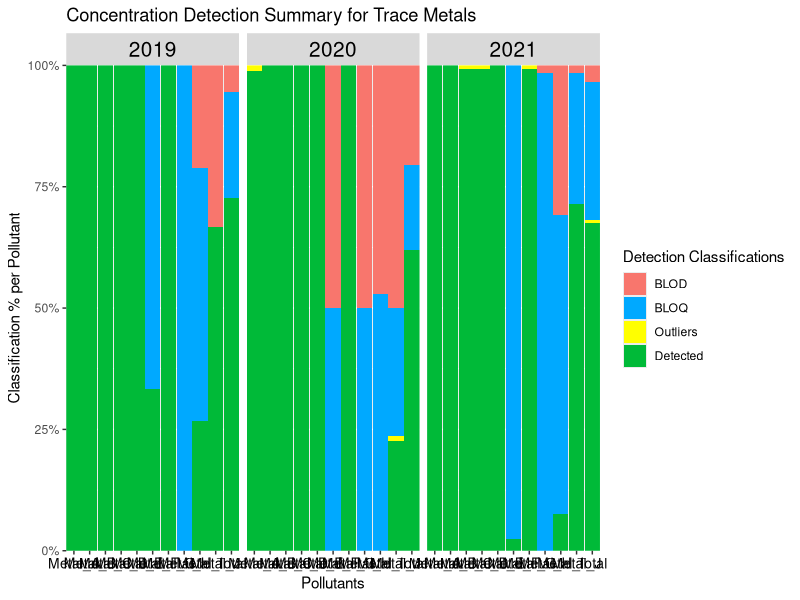
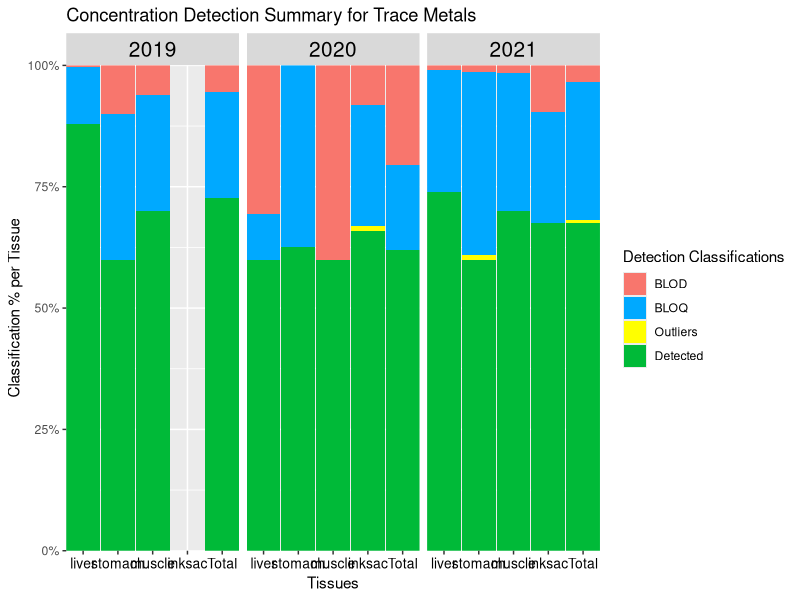
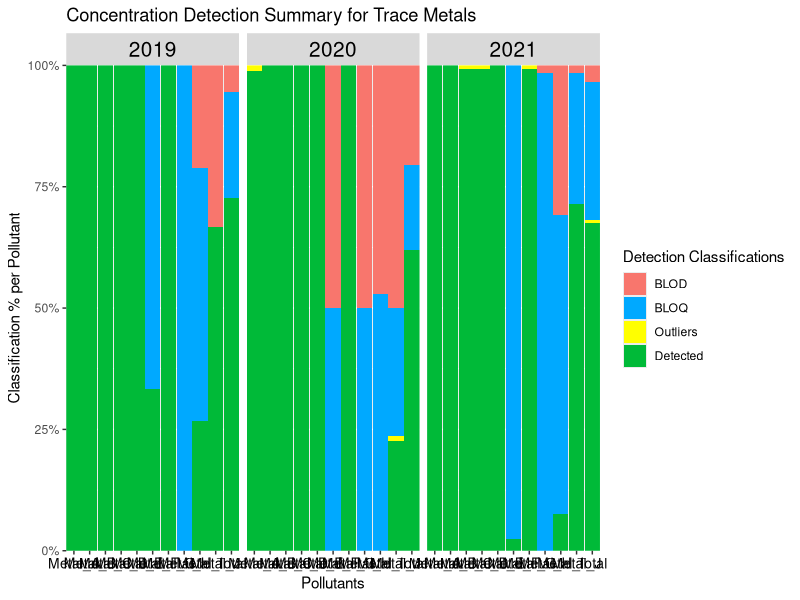
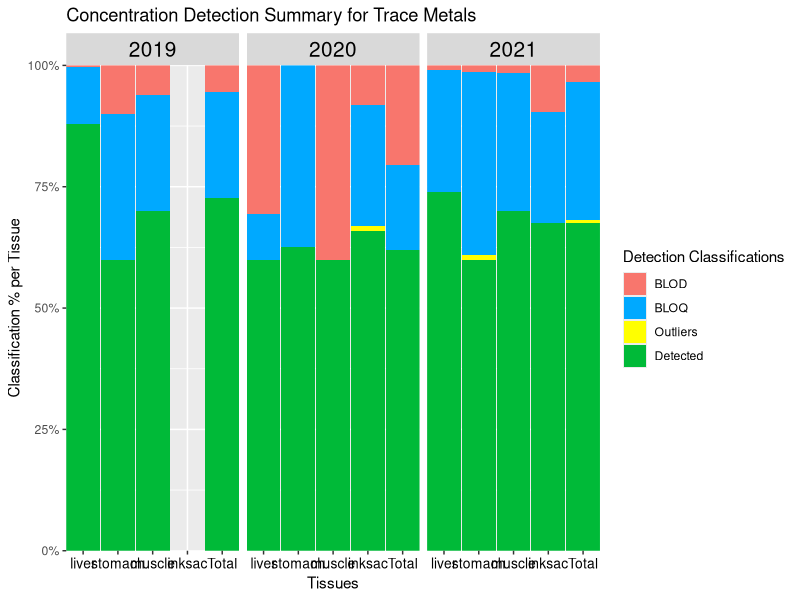

Write the R code that produced these figures, in order.
#LOADING LIBRARIES----
library(ggplot2)  # For plotting graphs
library(grid) # for creating, modifying, and arranging graphical objects ("grobs") like text, lines, rectangles, and complex layouts.
library(dplyr) # for data manipulation
library(tidyr) # For a collection of R packages used for data manipulation and visualization.
library(stringr) # For String Manipulation
library(tibble) # for modern, user-friendly reimagining of data frames with better printing and subsetting features.
library(openxlsx) # for  reading, writing, and editing Excel files directly from R.



#Data Processor Function before doing analysis
#IT is recommended that the 'Keep_LOQ_values' argument remain as FALSE to remove all values below blank control (BB) or LOQ (BLOQ) to get a more accurate figure for the number of outliers within the dataset for the detection summary otherwise it will also classify values that are BB or BLOQ  as outliers leading to double counting.
process_dataset_for_detection_summary <- function(data, keep_LOQ_values=FALSE) {
  # Check if the dataset is Trace Metals.
  if (grepl("Metal", colnames(data)[16])) {
    
    # Processing for Trace Metals dataset
    data <- data %>%
      relocate(1:15, colnames(data)[16:25]) %>%
      mutate(across(4, ~ paste0(., ".")))  # Add "." to column 4
    
    # FUNCTIONS TO HELP MODIFY ID NUMBERS FOR FURTHER ANALYSIS (HM)
    ID_num_modifier <- function(x){#padding 0 to first two digits
      if (str_detect(substring(x[4],1,2),"\\.") == TRUE){ 
        modified_id=paste('0',substring(x[4],1,))
        modified_id<- gsub(" ", "",  modified_id)
        x[4] <- gsub(substring(x[4],1,), modified_id,  x[4])
      }
      return(x)
    }
    
    
    # Apply the 'ID_num_modifier' function and remove "." from the 'Area' column for data version 1 with numerical values as concentrationentrations
    data1 <- as.data.frame(t(apply(data, MARGIN = 1, ID_num_modifier)))
    data1$ID_num <- gsub("\\.", "", data1$ID_num)
    
    # Apply the 'ID_num_modifier' function and remove "." from the 'Area' column for data version 2 with classification groups (categorical values) representing concentration values
    data2 <- as.data.frame(t(apply(data, MARGIN = 1, ID_num_modifier)))
    data2$ID_num <- gsub("\\.", "", data2$ID_num)
    
    if(keep_LOQ_values == FALSE){
      cat("The LOQ values were replaced with 0.\n")
      # Replace "BLOQ" values with 0 in the relevant columns (16:25)
      data1[, 16:25] <- lapply(data1[, 16:25], gsub, pattern = ".*BLOQ.*", replacement = 0)
      data1[,c(16:25)] <- lapply(data1[,c(16:25)], gsub, pattern = ".*BB.*", replacement = 0)
      data1[,c(16:25)] <- lapply(data1[,c(16:25)], gsub, pattern = "^0$", replacement = 0)
      data1[,c(16:25)]  <- lapply(data1[,c(16:25)] , gsub, pattern = "N/A", replacement = 0)
      
      data2[,c(16:25)] <- lapply(data2[,c(16:25)], gsub, pattern = ".*BLOQ.*", replacement = 'BLOQ')
      data2[,c(16:25)] <- lapply(data2[,c(16:25)], gsub, pattern = ".*BB.*", replacement = 'BLOQ')
      data2[,c(16:25)] <- lapply(data2[,c(16:25)], gsub, pattern = "^0$", replacement = 'BLOD')
      data2[,c(16:25)]  <- lapply(data2[,c(16:25)] , gsub, pattern = "N/A", replacement = 'BLOD')
      data2[,c(16:25)] <- lapply(data2[,c(16:25)], gsub, pattern = "[0-9.]+", replacement = "Detected")
      return(list(dataset_with_numerical_values=data1, dataset_with_categorical_values=data2))
      
    }else{
      # Removing "BLOQ" and "BB" values in the relevant columns (16:25)
      data1[, 16:25] <- lapply(data1[, 16:25], gsub, pattern = " BLOQ", replacement = "")
      data1[,c(16:25)] <- lapply(data1[,c(16:25)], gsub, pattern = " BB", replacement = "")
      data1[,c(16:25)] <- lapply(data1[,c(16:25)], gsub, pattern = "^0$", replacement = 0)
      data1[,c(16:25)]  <- lapply(data1[,c(16:25)] , gsub, pattern = "N/A", replacement = 0)
      
      data2[,c(16:25)] <- lapply(data2[,c(16:25)], gsub, pattern = ".*BLOQ.*", replacement = 'BLOQ')
      data2[,c(16:25)] <- lapply(data2[,c(16:25)], gsub, pattern = ".*BB.*", replacement = 'BLOQ')
      data2[,c(16:25)] <- lapply(data2[,c(16:25)], gsub, pattern = "^0$", replacement = 'BLOD')
      data2[,c(16:25)]  <- lapply(data2[,c(16:25)] , gsub, pattern = "N/A", replacement = 'BLOD')
      data2[,c(16:25)] <- lapply(data2[,c(16:25)], gsub, pattern = "[0-9.]+", replacement = "Detected")
      
      process_with_user_input <- function() {
        # Ask the user if they want to keep LOQ values
        keep_loq <- readline(prompt = "Do you want to keep the original LOQ values? (yes/no): ")
        
        if (tolower(keep_loq) == "yes") {
          cat("You chose to keep LOQ values.\n")
          return("Keep LOQ") # Return a clear message indicating the choice
        } else if (tolower(keep_loq) == "no") {
          multiplier <- NA
          while (is.na(multiplier)) {
            user_input <- readline(prompt = "What number do you want to multiply the LOQ values by? ")
            multiplier <- suppressWarnings(as.numeric(user_input))
            
            if (is.na(multiplier)) {
              cat("Invalid input. Please enter a numeric value.\n")
            }
          }
          
          cat("You chose a multiplier of ", multiplier, ".\n")
          return(multiplier) # Return the chosen multiplier
        } else {
          cat("Invalid input. Please answer with 'yes' or 'no'.\n")
          return(NULL) # Return NULL for invalid input
        }
      }
      
      # To get user input for 
      user_choice <- process_with_user_input()
      
      # Modify "BLOQ" and "BB" values with userinput in the relevant columns (16:25)
      process_data <- function(data, multiplier) {
        # Validate user input
        if (is.na(multiplier)) {
          stop("Invalid multiplier. Please enter a numeric value.")
        }
        
        data1[, 16:25] <- lapply(16:25, function(index) {
          column <- data[[index]]  # Extract the column
          # Identify which values contain "BLOQ" or "BB"
          bloq_bb_mask <- grepl(" BLOQ| BB", column)
          # Remove "BLOQ" and "BB" text and convert to numeric
          cleaned_column <- suppressWarnings(as.numeric(gsub(" BLOQ| BB", "", column)))
          
          # Multiply only the masked values by the multiplier
          if (is.numeric(multiplier)) {
            cleaned_column[bloq_bb_mask] <- cleaned_column[bloq_bb_mask] * multiplier
          }
          
          # Return the updated column
          return(cleaned_column)
        })
        
        # Return the updated dataset
        return(list(dataset_with_numerical_values=data1, dataset_with_categorical_values=data2))
      }
      data1 <-process_data(data, user_choice)
      #return(list(dataset_with_numerical_values=data1, dataset_with_categorical_values=data2))
    }
    
  } else {
    # Processing for Organic Compounds dataset
    data <- data %>%
      relocate(Area, .after = ID_num) %>%
      mutate(across(4, ~ paste0(., ".")))  # Add "." to column 4
    
    # Convert column 6 to lowercase
    data[, 6] <- tolower(data[, 6])
    
    
    # FUNCTIONS TO HELP MODIFY ID NUMBERS FOR FURTHER ANALYSIS (HM)
    ID_num_modifier <- function(x){#padding 0 to first two digits
      if (str_detect(substring(x[4],1,2),"\\.") == TRUE){ 
        sk=paste('0',substring(x[4],1,))
        sk<- gsub(" ", "",  sk)
        x[4] <- gsub(substring(x[4],1,), sk,  x[4])
      }
      return(x)
    }
    
    # Apply the 'ID_num_modifier' function and remove "." from the 'Area' column for data version 1 with numerical values as concentrations
    data1 <- as.data.frame(t(apply(data, MARGIN = 1, ID_num_modifier)))
    data1$ID_num <- gsub("\\.", "", data1$ID_num)
    
    # Apply the 'ID_num_modifier' function and remove "." from the 'Area' column for data version 2 with classification groups representing concentration values
    data2 <- as.data.frame(t(apply(data, MARGIN = 1, ID_num_modifier)))
    data2$ID_num <- gsub("\\.", "", data2$ID_num)
    
    if(keep_LOQ_values == FALSE){
      cat("The LOQ values were replaced with 0.\n")
      # Replace "BLOQ", "N/A", and "0" values with 0 in the relevant columns (16:19)
      data1[, 16:19] <- lapply(data1[, 16:19], gsub, pattern = ".*BLOQ.*", replacement = 0)
      data1[, 16:19] <- lapply(data1[, 16:19], gsub, pattern = "N/A", replacement = 0)
      data1[, 16:19] <- lapply(data1[, 16:19], gsub, pattern = "^0$", replacement = 0)
      
      data2[,c(16:19)] <- lapply(data2[,c(16:19)], gsub, pattern = ".*BLOQ.*", replacement = 'BLOQ')
      data2[,c(16:19)] <- lapply(data2[,c(16:19)], gsub, pattern = "^0$", replacement = 'BLOD')
      data2[,c(16:19)]  <- lapply(data2[,c(16:19)] , gsub, pattern = "N/A", replacement = 'BLOD')
      data2[,c(16:19)] <- lapply(data2[,c(16:19)], gsub, pattern = "[0-9.]+", replacement = "Detected")
      
      return(list(dataset_with_numerical_values=data1, dataset_with_categorical_values=data2))
      
    }else{
      # Removing "BLOQ" and  values in the relevant columns (16:19)
      data1[, 16:19] <- lapply(data1[, 16:19], gsub, pattern = " BLOQ", replacement = "")
      data1[, 16:19] <- lapply(data1[, 16:19], gsub, pattern = "N/A", replacement = 0)
      data1[, 16:19] <- lapply(data1[, 16:19], gsub, pattern = "^0$", replacement = 0)
      
      data2[,c(16:19)] <- lapply(data2[,c(16:19)], gsub, pattern = ".*BLOQ.*", replacement = 'BLOQ')
      data2[,c(16:19)] <- lapply(data2[,c(16:19)], gsub, pattern = "^0$", replacement = 'BLOD')
      data2[,c(16:19)]  <- lapply(data2[,c(16:19)] , gsub, pattern = "N/A", replacement = 'BLOD')
      data2[,c(16:19)] <- lapply(data2[,c(16:19)], gsub, pattern = "[0-9.]+", replacement = "Detected")
      
      process_with_user_input <- function() {
        # Ask the user if they want to keep LOQ values
        keep_loq <- readline(prompt = "Do you want to keep LOQ values? (yes/no): ")
        
        if (tolower(keep_loq) == "yes") {
          cat("You chose to keep LOQ values.\n")
          return("Keep LOQ") # Return a clear message indicating the choice
        } else if (tolower(keep_loq) == "no") {
          multiplier <- NA
          
          while (is.na(multiplier)) {
            user_input <- readline(prompt = "What number do you want to multiply the LOQ values by? ")
            multiplier <- suppressWarnings(as.numeric(user_input))
            
            if (is.na(multiplier)) {
              cat("Invalid input. Please enter a numeric value.\n")
            }
          }
          
          cat("You chose a multiplier of ", multiplier, ".\n")
          return(multiplier) # Return the chosen multiplier
        } else {
          cat("Invalid input. Please answer with 'yes' or 'no'.\n")
          return(NULL) # Return NULL for invalid input
        }
      }
      
      # To get user input for 
      user_choice <- process_with_user_input()
      
      # Modify "BLOQ" and "BB" values with userinput in the relevant columns (16:25)
      process_data <- function(data, multiplier) {
        # Validate user input
        if (is.na(multiplier)) {
          stop("Invalid multiplier. Please enter a numeric value.")
        }
        data1[, 16:19] <- lapply(16:19, function(index) {
          column <- data[[index]]  # Extract the column
          # Identify which values contain "BLOQ" or "BB"
          bloq_bb_mask <- grepl(" BLOQ| BB", column)
          # Remove "BLOQ" and "BB" text and convert to numeric
          cleaned_column <- suppressWarnings(as.numeric(gsub(" BLOQ| BB", "", column)))
          
          # Multiply only the masked values by the multiplier
          if (is.numeric(multiplier)) {
            cleaned_column[bloq_bb_mask] <- cleaned_column[bloq_bb_mask] * multiplier
          }
          
          # Return the updated column
          return(cleaned_column)
        })
        # Return the updated dataset
        return(list(dataset_with_numerical_values=data1, dataset_with_categorical_values=data2))
      }
      data1 <-process_data(data, user_choice)
      #return(list(dataset_with_numerical_values=data1, dataset_with_categorical_values=data2))
    }
  }
}


# Data Processing for Trace Metals dataset
tracemetals_data <- read.csv("Squid_Conc_Anly/1-Data_Prep/Fnl_Res_For_Anly/Fnl_Mres_mgkg.csv", header = TRUE)
datasets_for_trace_metals <- process_dataset_for_detection_summary(tracemetals_data, keep_LOQ_values = FALSE) 


# Data Processing for Organic Compounds dataset
organiccompounds_data <- read.csv("Squid_Conc_Anly/1-Data_Prep/Fnl_Res_For_Anly/Fnl_Ores_mgkg.csv", header = TRUE)
datasets_for_organic_compounds <- process_dataset_for_detection_summary(organiccompounds_data, keep_LOQ_values = FALSE)




#HELPER FUNCTIONS FOR PROCESSING DATA

#This helper function iterates through the dataset_for_numerical_values_per_tissue by row in the concentration column. If the concentration is three times the mean of the other concentrations within that dataset then it is flagged as an outlier. It also counts the number of outliers for each tissue in each year. 
#x=dataset_for_numerical_values_per_tissue which has already been subsetted per pollutant 
#y=input_dataset_numerical_values which is the initial dataset loaded before being subsetted.
outliercheck <- function(x, y){
  if (grepl("Metal", colnames(y)[16])) {
    column_range <- 16:25
    z<-y
  }else{
    column_range <- 16:19
    z<-y
  }
  
  #preparing empty lists to store results
  list0 <- list()
  list0names <- c()
  count_outliers<- c()
  
  #For loop iterates over dataset_for_numerical_values_per_tissue to find outlier based on compliance check. It iterates over each value within that dataset and if the value is three times the mean of the other values within that dataset then it is flagged as an outlier.
  for (row in 1:nrow(x)){
    if((as.numeric(x[row,'concentration']))>(3*mean(as.numeric(x[-row,'concentration'])))){
      count_outliers <- append(count_outliers, 1)
      x[row,'outlier'] <- 'yes'
    }else{
      count_outliers <- append(count_outliers, 0)
      x[row,'outlier'] <- 'no'
    }
  }
  
  #This dataset gives the  number of outliers for each tissue per pollutant and labelled as outlier count.
  final_count_outliers <- sum(count_outliers)
  list0<-append(list(final_count_outliers),list0, 0)
  name0 <- paste("summarized_categorical_values_1", sep = "")
  list0names <- append(list0names,name0)
  
  #This dataset tells you which value within the subsetted dataset is considered an outlier based on the rules set.
  list0<-append(list(x),list0, 0)
  name0 <- paste("outlier_detection_dataset1", sep = "")
  list0names <- append(list0names,name0)
  
  
  #NEED TO RECHECK THIS BECAUSE I MIGHT NOT NEED IT
  list0<-append(list(z),list0, 0)
  name0 <- paste("partial_input_dataset", sep = "")
  list0names <- append(list0names,name0)
  
  #Returning list to be further processsed
  return(outlier_dataset_list=list0)
}


#This helper function iterates uses the data_list input and subsets both the numerical and categoral datasets per year, pollutant and tissue for detailed processing of data distribution which includes summarizing the data per year, tissue and pollutant to find out which and how many of the concentration values using the classification categories (detected, below limit of quantification (BLOQ) and below limit of detection (BLOD) and Below blank control (BB)). In addition it uses the outliercheck function to detect and summarize the number of outliers in each subsetted dataset and returns summarized dataframes showing the detected outlier values and final datasets where the outliers are removed or not based on the users preference. It also returns the summarized categorical dataset showing the number of values for each category per year, pollutant and tissue.
summarizing_and_subsetting_datasets <- function (x, y, classification_categories, status_levels, column_range){
  
  
  #LOADING INPUT DATASETS
  #Loading datasets from lists to be subsetted later for data distribution processing
  Subset_of_dataset_with_numerical_values <- x[,c(column_range,1,3,6)]
  Subset_of_dataset_with_categorical_values <- y[,c(column_range,1,3,6)]
  
  
  
  input_dataset_numerical_values<-x #saving the dataset_with_numerical_values as the input dataset for outliercheck and fiinal_dataset creation
  #print(input_dataset_numerical_values)
  
  #loading classification categories
  {if(!is.na(classification_categories[1]))category1<-(classification_categories[1])}
  {if(!is.na(classification_categories[2]))category2<-(classification_categories[2])}
  {if(!is.na(classification_categories[3]))category3<-(classification_categories[3])}
  
  
  #HOUSEKEEPING BEFORE PROCESSING
  #Getting column names from datasets
  column_names <- colnames(input_dataset_numerical_values)[column_range]
  
  
  
  #arranging tissues into a vector specifically to rank them accoriding to toxicity (from tissue with highest toxicity to lowest)
  tissues <- c('liver', 'stomach', 'muscle', 'inksac')
  
  #Saving years as levels for for loop
  years <- levels(factor(input_dataset_numerical_values[,3]))
  
  #Changing loaded datasets to long format for further processing
  long_dataset_with_categorical_values <- Subset_of_dataset_with_categorical_values %>% pivot_longer(all_of(column_names), names_to = "pollutant", values_to = "status")
  
  long_dataset_with_numerical_values_no_zero <- Subset_of_dataset_with_numerical_values %>% pivot_longer(all_of(column_names), names_to = "pollutant", values_to = "concentration")%>%subset(concentration !=0)
  
  
  #CREATING EMPTY DATAFRAMES
  #Empty dataframe to store the accumulated yearly total for the categorical values to be visualized later
  summarized_categorical_values_full <- data.frame(matrix(ncol=8, nrow = 0), check.names = FALSE)
  colnames(summarized_categorical_values_full)<-c('year', 'pollutant', 'Tissue', 'Total_N', classification_categories, 'Outliers')
  
  #Empty dataset for outlier detection using numerical dataset
  full_dataset_for_outlier_detection_using_numerical_values <- data.frame(matrix(ncol=5, nrow = 0), check.names = FALSE)
  colnames(full_dataset_for_outlier_detection_using_numerical_values)<-c('year','Tissue', 'pollutant', 'concentration', 'outlier')
  
  #Empty dataset for outlier count.
  summarized_categorical_values_1 <- data.frame(matrix(ncol=8, nrow = 0), check.names = FALSE)
  colnames(summarized_categorical_values_1)<-c('year', 'pollutant', 'Tissue', 'Total_N', classification_categories, 'Outliers')
  
  
  #Empty dataset for accumulated input dataset.
  full_input_dataset <- data.frame(matrix(ncol=ncol(input_dataset_numerical_values), nrow = 0), check.names = FALSE)
  colnames(full_input_dataset)<-colnames(input_dataset_numerical_values)
  
  
  
  #SUBSETTING INPUT DATASETS
  for (h in 1:length(years)){ 
    year <- years[h] 
    # This empty dataset was constructed to record the yearly total for the categorical values to be visualized later
    summarized_categorical_values_1 <- data.frame(matrix(ncol=8, nrow = 0), check.names = FALSE)
    colnames(summarized_categorical_values_1)<-c('year', 'pollutant', 'Tissue', 'Total_N', classification_categories, 'Outliers')
    
    #Empty dataframes for accumulated categirical data
    summarized_categorical_values_2_accumulated <- data.frame(matrix(ncol=8, nrow = 0), check.names = FALSE)
    colnames(summarized_categorical_values_2_accumulated)<-c('year', 'pollutant', 'Tissue', 'Total_N', classification_categories, 'Outliers')
    
    
    long_dataset_with_categorical_values_per_year <-as.data.frame(filter(long_dataset_with_categorical_values, Year==year))
    long_dataset_with_numerical_values_per_year<-as.data.frame(filter(long_dataset_with_numerical_values_no_zero, Year==year))
    
    # Used to subset categorical and numerical datasets per pollutant
    for (i in 1:length(column_names)) {
      pollutant_name <- column_names[i] 
      #Empty dataset for outlier detection using numerical dataset
      outlier_detection_using_numerical_values <- data.frame(matrix(ncol=5, nrow = 0), check.names = FALSE)
      colnames(outlier_detection_using_numerical_values) <-c('year','Tissue', 'pollutant', 'concentration', 'outlier')
      
      
      dataset_for_categorical_values_per_pollutant <-as.data.frame(filter(long_dataset_with_categorical_values_per_year, pollutant==pollutant_name))
      dataset_for_numerical_values_per_pollutant <-as.data.frame(filter(long_dataset_with_numerical_values_per_year, pollutant== pollutant_name))
      
      
      # Used to subset categorical and numerical datasets per tissue
      for(j in 1:length(tissues)){ 
        tissue_name <- tissues[j] 
        dataset_for_categorical_values_per_tissue<-as.data.frame(filter(dataset_for_categorical_values_per_pollutant, Tissue==tissue_name))
        dataset_for_numerical_values_per_tissue<-as.data.frame(filter(dataset_for_numerical_values_per_pollutant, Tissue==tissue_name)%>%mutate(outlier=NA))
        
        
        #summarizing dataset based on the count of each classification category with the final column as the sum of the outlier for the detected values using dataset_for_numerical_values_per_tissue   
        summarized_categorical_values_1[1,1] <- year
        summarized_categorical_values_1[1,2] <- pollutant_name
        summarized_categorical_values_1[1,3] <- tissue_name
        summarized_categorical_values_1[1,4] <- nrow(dataset_for_categorical_values_per_tissue)
        summarized_categorical_values_1[1,5] <- sum(str_count(dataset_for_categorical_values_per_tissue$status,category1))
        summarized_categorical_values_1[1,6] <- sum(str_count(dataset_for_categorical_values_per_tissue$status,fixed(category2)))
        summarized_categorical_values_1[1,7] <- sum(str_count(dataset_for_categorical_values_per_tissue$status,category3))
        # This "if function" is mainly used to accommodate datasets after being subsetted for tissue with at least one or no entries. for example; inksac in 2019.
        if(nrow(dataset_for_numerical_values_per_tissue)>1){
          summarized_categorical_values_1[1,8] <- outliercheck(x=dataset_for_numerical_values_per_tissue, y=input_dataset_numerical_values)[[1]]
          outlier_detection_dataset1 <- outliercheck(x=dataset_for_numerical_values_per_tissue, y=input_dataset_numerical_values)[[2]]
          outlier_detection_using_numerical_values <- rbind(outlier_detection_using_numerical_values, outlier_detection_dataset1)
          partial_input_dataset <- outliercheck(x=dataset_for_numerical_values_per_tissue, y=input_dataset_numerical_values)[[3]]
          full_input_dataset <- rbind(full_input_dataset, partial_input_dataset)
        
        }else{ #If the number of rows for dataset_for_numerical_values_per_tissue is less than 1 then we run below code
          summarized_categorical_values_1[1,8] <- 0 #put 0 for last column in summarized_categorical_values_1 dataset
 
          #Reconstruct the dataset_for_numerical_values_per_tissue to record the dearth in data for this tissue.
          dataset_for_numerical_values_per_tissue[ 1,'Year'] <- paste(year)
          dataset_for_numerical_values_per_tissue[ 1,'pollutant'] <- paste(pollutant_name)
          dataset_for_numerical_values_per_tissue[ 1,'Tissue'] <- paste(tissue_name)
          
          #If the dataset_for_numerical_values_per_tissue has atleast 1 row then we just keep the concentration
          if(nrow(dataset_for_numerical_values_per_tissue)==1){
            dataset_for_numerical_values_per_tissue[1,'concentration'] <- paste(dataset_for_numerical_values_per_tissue[,'concentration'])
          }else{ #If the dataset_for_numerical_values_per_tissue has no rows then we put the concentration as 0
            dataset_for_numerical_values_per_tissue[ 1,'concentration'] <- 0 
          }
          #Whether the dataset_for_numerical_values_per_tissue has 1 or no rows then we record in the last column that there are no outliers sinc there will be no other values to compare that one value of no values with.
          dataset_for_numerical_values_per_tissue[ 1,'outlier'] <- 'no'
          
          #Accumulating the dataset_for_numerical_values_per_tissue for a final dataset for all tissues
          outlier_detection_using_numerical_values <- rbind(outlier_detection_using_numerical_values, dataset_for_numerical_values_per_tissue)
          
        }
        #Accumulating the summarized_categorical_values_1 dataset for a final dataset for all tissues
        summarized_categorical_values_2_accumulated <- rbind(summarized_categorical_values_2_accumulated,summarized_categorical_values_1)
        
      } #Tissue
      #Accumulating the outlier_detection_using_numerical_values dataset for a final dataset for all tissues
      
      full_dataset_for_outlier_detection_using_numerical_values <- rbind(full_dataset_for_outlier_detection_using_numerical_values, outlier_detection_using_numerical_values)
      
      
    }# pollutants
    summarized_categorical_values_full <- rbind(summarized_categorical_values_full,summarized_categorical_values_2_accumulated)
    
    summarized_categorical_values_yearly_total <- data.frame(matrix(ncol=8, nrow = 0), check.names = FALSE)
    colnames(summarized_categorical_values_yearly_total)<-c('year', 'pollutant', 'Tissue', 'Total_N',classification_categories, 'Outliers')
    
    #summarizing datasets based on the count of each classification category using the long_dataset_with_categorical_values_per_year for the yearly categorical values 
    summarized_categorical_values_yearly_total[1,1] <- year
    summarized_categorical_values_yearly_total[1,2] <- 'Total'
    summarized_categorical_values_yearly_total[1,3] <- 'Total'
    summarized_categorical_values_yearly_total[1,4] <- nrow(long_dataset_with_categorical_values_per_year) 
    summarized_categorical_values_yearly_total[1,5] <- sum(str_count(long_dataset_with_categorical_values_per_year$status,category1))
    summarized_categorical_values_yearly_total[1,6] <- sum(str_count(long_dataset_with_categorical_values_per_year$status,fixed(category2)))
    summarized_categorical_values_yearly_total[1,7] <- sum(str_count(long_dataset_with_categorical_values_per_year$status,category3))
    summarized_categorical_values_yearly_total[1,8] <- sum(as.numeric(summarized_categorical_values_full$Outliers))
    #Accumulating the summarized_categorical_values_yearly_total for each year into one dataset.
    summarized_categorical_values_full <- rbind(summarized_categorical_values_full, summarized_categorical_values_yearly_total)
  } #years
  summarized_categorical_values_full1 <- summarized_categorical_values_full
  
  for(row in 1:nrow(summarized_categorical_values_full1)) {
    summarized_categorical_values_full1[row,'Detected'] <- summarized_categorical_values_full1[row,'Detected']-summarized_categorical_values_full1[row,'Outliers']
  }
  status_levels<- status_levels
  final_dataset_categorical_values<- summarized_categorical_values_full1 %>% pivot_longer(all_of(status_levels), names_to = "status", values_to = "values")
  
  
  
  final_dataset_for_plotting_by_tissue <- final_dataset_categorical_values %>%group_by(status, Tissue,pollutant, year) %>%mutate(Percentage = (values/Total_N)* 100) #correct (status, Tissue,pollutant, year)
  
  
  final_dataset_for_plotting_by_pollutants <- final_dataset_categorical_values %>%
    filter(!(Tissue == "inksac" & year == 2019)) %>%  # Remove rows with inksacs and 2019
    group_by(status,pollutant, year) %>%
    mutate(Percentage = (values / Total_N) * 100)
  
  final_dataset_for_plotting_by_tissue[is.na(final_dataset_for_plotting_by_tissue) | final_dataset_for_plotting_by_tissue < 0] = 0
  
  final_dataset_for_plotting_by_pollutants[is.na(final_dataset_for_plotting_by_pollutants) | final_dataset_for_plotting_by_pollutants < 0] = 0

  
  print('Below are the final results from summarizing_and_subsetting_datasets function')
  cat("\n")
  print('This dataset is called summarized_categorical_values_full')
  print(head(summarized_categorical_values_full,10))
  cat("\n")
  cat("\n")
  print('This dataset is called outlier_detection_using_numerical_value')
  print(head(outlier_detection_using_numerical_values,10))
  cat("\n")
  cat("\n")
  print('This dataset is called final_dataset_for_plotting_by_tissues')
  print(head(as.data.frame(final_dataset_for_plotting_by_tissue),10))
  cat("\n")
  cat("\n")
  print('This dataset is called final_dataset_for_plotting_by_pollutants')
  print(head(as.data.frame(final_dataset_for_plotting_by_pollutants),10))
  
  return(list (detection_summary_count=summarized_categorical_values_full, full_dataset_for_outlier_detection_using_numerical_values=full_dataset_for_outlier_detection_using_numerical_values,input_dataset_numerical_values=input_dataset_numerical_values, final_dataset_for_plotting_by_tissue=final_dataset_for_plotting_by_tissue, final_dataset_for_plotting_by_pollutants=final_dataset_for_plotting_by_pollutants))
}


#This helper function iterates through the outlier_detection_using_numerical_values dataset by row. If the outlier column says yes then it picks out the pollutant for that row to match it with the column name from the input_dataset_numerical_values. When it matches based on the same ID, Year and Tissues and if the user chooses keep the outliers in the dataset, they can do so or replace the outliers with 0 and return a new dataset.
#x=outlier_detection_using_numerical_values 
#y=input_dataset_numerical_values
final_dataset_numerical_values <- function(data_list, keep_outliers, column_range){
  
  #LOADING DATASETS FOR PROCESSING 
  outlier_detection_using_numerical_values <-data_list$full_dataset_for_outlier_detection_using_numerical_values
  input_dataset_numerical_values <-data_list$input_dataset_numerical_values
  #FOR LOOP USED TO PROCESS FINAL DATASET
  for (value in 1:nrow(outlier_detection_using_numerical_values)){
    if(outlier_detection_using_numerical_values[value,'outlier']=='yes'){
      contaminant <- unique(outlier_detection_using_numerical_values[value,'pollutant'])
      for(column_index in 1:length(column_range)){
        if(colnames(input_dataset_numerical_values)[column_index+15]!= contaminant){
          next
        }else{
          for (row in 1:nrow(input_dataset_numerical_values)){
            if(outlier_detection_using_numerical_values[value,'ID']==input_dataset_numerical_values[row,'ID'] & outlier_detection_using_numerical_values[value,'Year']==input_dataset_numerical_values[row,'Year'] & outlier_detection_using_numerical_values[value,'Tissue']==input_dataset_numerical_values[row,'Tissue']){
              if (keep_outliers == FALSE){
                input_dataset_numerical_values[row,column_index+15] <- 0
                final_dataset_for_numerical_values <- input_dataset_numerical_values
              }else{
                input_dataset_numerical_values[row,column_index+15]<-input_dataset_numerical_values[row,column_index+15]
                final_dataset_for_numerical_values <- input_dataset_numerical_values
                
              }
              
              final_dataset_for_numerical_values <- input_dataset_numerical_values
            }else{ #If the IDs, Year and Tissue are not equal to each other then it goes to the value in the input_dataset_numerical_values until the IDs, Year and Tissue match up with those from the outlier_detection_using_numerical_values
              next
            }
          }
        }
      }
    }else{ #If outlier is not equal to 'yes' then it goes to the next value 
      next
    }
    
  }
  return(final_dataset_for_numerical_values)
}


#This helper function plots the data distribution for visualization purposes.
visualization <- function(data_list1){
  
  #LOADING DATASET FOR PLOTTING
  final_dataset_for_plotting_by_tissue <- data_list1$final_dataset_for_plotting_by_tissue #Loading dataset for plotting distribution by tissues
  
  final_dataset_for_plotting_by_pollutants <- data_list1$final_dataset_for_plotting_by_pollutants #Loading dataset for plotting distribution by pollutants
  
  #Preparing empty lists to store results
  list0 <- list()
  list0names <- c()
  
  #Used to create plots
  if (grepl("Metal", final_dataset_for_plotting_by_pollutants[1,'pollutant'])) {
    status_levels<- c('BLOD','BLOQ','Outliers','Detected')
    Colors <-setNames( c('#F8766D','#00A9FF','yellow','#00BA38'),status_levels)
    pollutant_levels <- c("Metal_A","Metal_B","Metal_C","Metal_D","Metal_E","Metal_F","Metal_G","Metal_H","Metal_I","Metal_J", "Total")
    
    plot_pollutants <-ggplot(final_dataset_for_plotting_by_pollutants, aes(x = factor(pollutant, levels = pollutant_levels), y = Percentage, fill= factor(status, levels = status_levels))) + geom_bar(stat="summary", width=0.97) + scale_fill_manual(values=Colors)+
      coord_cartesian(expand = FALSE)+
      labs(title = paste('Concentration Detection Summary for Trace Metals',sep =" "),
           y = "Classification % per Pollutant", x = "Pollutants", fill= 'Detection Classifications')+
      #scale_fill_manual(values=Colors)+
      scale_y_continuous(labels = function(x) paste0(x, "%"))+
      facet_wrap(vars(year), scales ="free_x", ncol=3, drop = FALSE)+ theme(strip.text = element_text(size = 15, colour = 'black'), axis.text.x = element_text(size = 10, colour = 'black'))
    print(plot_pollutants)
    list0<-append(list(plot_pollutants),list0, 0)
    name0 <- paste("Concentration_Detection_Summary_using_pollutants", sep = "")
    list0names <- append(list0names,name0)
    
    status_levels<- c('BLOD','BLOQ','Outliers','Detected')
    Colors <-setNames( c('#F8766D','#00A9FF','yellow','#00BA38'),status_levels)
    tissue_levels <- c("liver","stomach","muscle","inksac","Total")
    plot_tissues <-ggplot(final_dataset_for_plotting_by_tissue, aes(x = factor(Tissue, levels = tissue_levels), y = Percentage, fill= factor(status, levels = status_levels))) + geom_bar(stat="summary", width=0.97) + scale_fill_manual(values=Colors)+
      coord_cartesian(expand = FALSE)+
      labs(title = paste('Concentration Detection Summary for Trace Metals',sep =" "),
           y = "Classification % per Tissue", x = "Tissues", fill= 'Detection Classifications')+
      #scale_fill_manual(values=Colors)+
      scale_y_continuous(labels = function(x) paste0(x, "%"))+
      facet_wrap(vars(year), scales ="free_x", ncol=3, drop = FALSE)+ theme(strip.text = element_text(size = 15, colour = 'black'), axis.text.x = element_text(size = 10, colour = 'black'))
    print(plot_tissues)
    list0<-append(list(plot_tissues),list0, 0)
    name0 <- paste("Concentration_Detection_Summary_using_tissues", sep = "")
    list0names <- append(list0names,name0)
  }else{
    status_levels<- c('BLOD','BLOQ','Outliers','Detected')
    Colors <-setNames( c('#F8766D','#00A9FF','yellow','#00BA38'),status_levels)
    pollutant_levels <- c("Organic_A","Organic_B","Organic_C","Organic_D","Total")
    
    plot_pollutants <-ggplot(final_dataset_for_plotting_by_pollutants, aes(x = factor(pollutant, levels = pollutant_levels), y = Percentage, fill= factor(status, levels = status_levels))) + geom_bar(stat="summary", width=0.97) + scale_fill_manual(values=Colors)+
      coord_cartesian(expand = FALSE)+
      labs(title = paste('Concentration Detection Summary for Organic Compounds',sep =" "),
           y = "Classification % per Pollutant", x = "Pollutants", fill= 'Detection Classifications')+
      #scale_fill_manual(values=Colors)+
      scale_y_continuous(labels = function(x) paste0(x, "%"))+
      facet_wrap(vars(year), scales ="free_x", ncol=3, drop = FALSE)+ theme(strip.text = element_text(size = 15, colour = 'black'), axis.text.x = element_text(size = 10, colour = 'black'))
    print(plot_pollutants)
    list0<-append(list(plot_pollutants),list0, 0)
    name0 <- paste("Conc_Detect_Sum_of_Polltnts", sep = "")
    list0names <- append(list0names,name0)
    
    status_levels<- c('BLOD','BLOQ','Outliers','Detected')
    Colors <-setNames( c('#F8766D','#00A9FF','yellow','#00BA38'),status_levels)
    tissue_levels <- c("liver","stomach","muscle","inksac","Total")
    plot_tissues <-ggplot(final_dataset_for_plotting_by_tissue, aes(x = factor(Tissue, levels = tissue_levels), y = Percentage, fill= factor(status, levels = status_levels))) + geom_bar(stat="summary", width=0.97) + scale_fill_manual(values=Colors)+
      coord_cartesian(expand = FALSE)+
      labs(title = paste('Concentration Detection Summary for Organic Compounds',sep =" "),
           y = "Classification % per Tissue", x = "Tissues", fill= 'Detection Classifications')+
      #scale_fill_manual(values=Colors)+
      scale_y_continuous(labels = function(x) paste0(x, "%"))+
      facet_wrap(vars(year), scales ="free_x", ncol=3, drop = FALSE)+ theme(strip.text = element_text(size = 15, colour = 'black'), axis.text.x = element_text(size = 10, colour = 'black'))
    print(plot_tissues)
    list0<-append(list(plot_tissues),list0, 0)
    name0 <- paste("Conc_Detect_Sum_of_Tiss", sep = "")
    list0names <- append(list0names,name0)
  }  
  
  names(list0) <- list0names
  return(data_distribution_plots=list0)
}


#This main Function incorporates all the previous functions to help  process the data and create the tables and graphs needed to visualize and interpret the data distribution. The keep_outliers argument is for the final updated dataset. If it is 'FALSE' then it replaces the outliers with 0 in the updated final dataset. If 'TRUE' then it keeps the outliers. 
detection_summary <- function(data_list, keep_outliers){
  
  dataset_with_categorical_values <- data_list$dataset_with_categorical_values
  dataset_with_numerical_values <- data_list$dataset_with_numerical_values
  
  keep_outliers
  
  x <- data_list$dataset_with_categorical_values
  
  if (grepl("Metal", colnames(x)[16])) {
    
    column_range <- 16:25
    
    classification_categories <- c('BLOD',"BLOQ",'Detected')
    
    status_levels <- c('BLOD',"BLOQ", 'Outliers', 'Detected')
    
    data_list1 <- summarizing_and_subsetting_datasets(dataset_with_numerical_values, dataset_with_categorical_values, classification_categories, status_levels, column_range)
    
    new_dataset <- final_dataset_numerical_values(data_list1, keep_outliers, column_range)
    
    graph <- visualization (data_list1)
    
  }else{
    
    column_range <- 16:19
    
    classification_categories <- c('BLOD',"BLOQ",'Detected')
    
    status_levels <- c('BLOD',"BLOQ", 'Outliers', 'Detected')
    
    #Loading datasets from lists to be subsetted later for data distribution processing
    dataset_with_categorical_values <- data_list$dataset_with_categorical_values
    dataset_with_numerical_values <- data_list$dataset_with_numerical_values
    
    data_list1 <- summarizing_and_subsetting_datasets(x=dataset_with_numerical_values, y=dataset_with_categorical_values, classification_categories, status_levels, column_range)
    
    new_dataset <- final_dataset_numerical_values(data_list1, keep_outliers, column_range)
    
    graph <- visualization (data_list1)
    
  }
  return(list (summarized_and_subsetted_datasets=data_list1, #summarized and subsetted the datasets finding the outliers and counting the classification categories for each pollutant in each year and for each tissue.  
               updated_dataset_of_numerical_values=new_dataset, #if outliers are chosen to be removed then all the outliers in the updated dataset will be zero
               detection_summary_graph=graph))
}

detection_summaries <- detection_summary(datasets_for_trace_metals, keep_outliers=TRUE)

#Below code saves multiple plots and data table into individual PNG files and excel files for Trace metals and organic compounds. It loops through the list of plots and and for each plot it extracts its name, and the plot then saves it in one .png file using grid.draw() and the data tables are also saved as in the same file as an execel worksheet in an excel workbook. Then the excel uses VBA to produce a pdf of the respective data table.
save_detection_summary_outputs <- function(detection_summary_list) {
  
  # Extract plot and data
  graph_list <- detection_summary_list[["detection_summary_graph"]]
  df <- detection_summary_list[["summarized_and_subsetted_datasets"]][["detection_summary_count"]]
  
  # Get plot data for pollutant type check
  example_plot_data <- graph_list[["Concentration_Detection_Summary_using_pollutants"]][[1]]
  pollutant_types <- unique(example_plot_data$pollutant)
  
  # Decide output folder and Excel file path
  if (any(grepl("Metal", pollutant_types))) {
    output_folder <- "Squid_Conc_Anly/2-Detect_Sum/Outputs/Metals"
    excel_file <- file.path(output_folder, "Detect_Sum_Cnt_M.xlsm")
  } else {
    output_folder <- "Squid_Conc_Anly/2-Detect_Sum/Outputs/Organics"
    excel_file <- file.path(output_folder, "Detect_Sum_Cnt_O.xlsm")
  }
  
  # Create output folder if needed
  if (!dir.exists(output_folder)) {
    dir.create(output_folder, recursive = TRUE)
  }
  
  # Save plots as PNG
  for (plot_name in names(graph_list)) {
    plot_obj <- graph_list[[plot_name]]
    
    # Unwrap if nested
    if (is.list(plot_obj) && inherits(plot_obj[[1]], "gg")) {
      plot_obj <- plot_obj[[1]]
    }
    
    if (!inherits(plot_obj, "gg")) {
      cat("⚠️ Skipping", plot_name, "- not a ggplot object.\n")
      next
    }
    
    tryCatch({
      png_path <- file.path(output_folder, paste0(plot_name, ".png"))
      png(png_path, width = 1400, height = 800)
      grid.draw(ggplotGrob(plot_obj))
      dev.off()
      cat("✅ Plot saved:", png_path, "\n")
    }, error = function(e) {
      cat("⚠️ Error saving", plot_name, ":", e$message, "\n")
    })
  }
  
  # Save detection summary data to Excel
  sheet_name <- "summary"
  
  if (file.exists(excel_file)) {
    wb <- loadWorkbook(excel_file)
    
    existing_sheets <- tolower(names(wb))
    if (sheet_name %in% existing_sheets) {
      removeWorksheet(wb, names(wb)[which(existing_sheets == sheet_name)])
    }
  } else {
    wb <- createWorkbook()
  }
  
  addWorksheet(wb, sheet_name)
  writeData(wb, sheet_name, df)
  saveWorkbook(wb, file = excel_file, overwrite = TRUE)
  
  cat("✅ Data saved to Excel:", excel_file, "\n")
}
#Calling save_graphs function:
save_detection_summary_outputs(detection_summaries)
